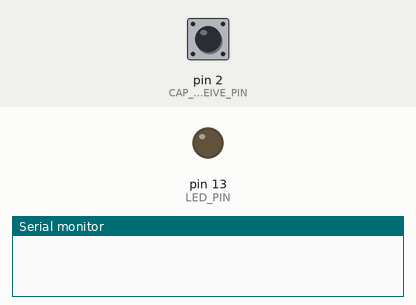
Recording of a sketch running on a simulated Arduino Uno, built with avr-gcc and run on an emulated ATmega328P. On the bench: output pins drawn as LEDs (lit = HIGH), the last lines printed to the serial monitor. The test bench sets the inputs (shaded band); at power-on: pin 2 (CAP_RECEIVE_PIN) HIGH.

Above: at 1.2 s.
1.3 s: pin 2 (CAP_RECEIVE_PIN) pulled LOW for 0.15 s
At 1.44 s:
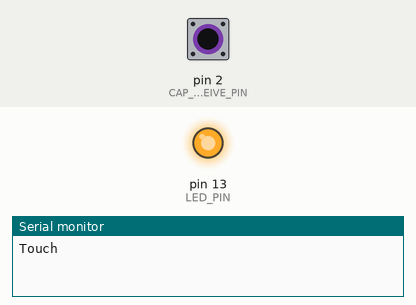
3.0 s: pin 2 (CAP_RECEIVE_PIN) pulled LOW for 3.2 s
At 6.7 s:
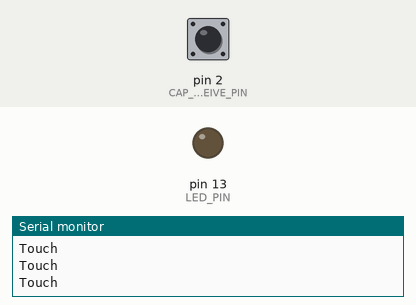
Timing chart, 0 to 8.2 s (numbered marks = the images above; inputs shaded):
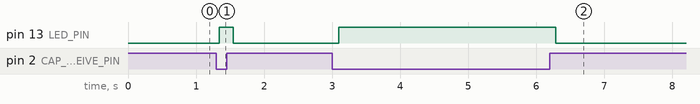

Measured:
- after the input at 1.3 s, pin 13 (LED_PIN): LOW → HIGH at once, → LOW 0.21 s later
- after the input at 3.0 s, pin 13 (LED_PIN): LOW → HIGH after 0.09 s, → LOW 3.2 s later

The sketch:

plant_capacitive_sensing.ino
```cpp
#include <CapacitiveSensor.h>

#define LED_PIN 13

// Define pins for capacitive sensor
#define CAP_SEND_PIN 4
#define CAP_RECEIVE_PIN 2

// Create capacitive sensor instance
CapacitiveSensor capSensor = CapacitiveSensor(CAP_SEND_PIN, CAP_RECEIVE_PIN);

void setup() {
  Serial.begin(9600);
  pinMode(LED_PIN, OUTPUT);
  capSensor.set_CS_AutocaL_Millis(0xFFFFFFFF);
}

void loop() {
  long sensorValue = capSensor.capacitiveSensor(30);
  long threshold = 1000;  // Adjust this value based on your setup

  if (sensorValue > threshold) {
    Serial.println("Touch");
    digitalWrite(LED_PIN, HIGH);
  } else {
    digitalWrite(LED_PIN, LOW);
  }
  delay(100);
}
```
